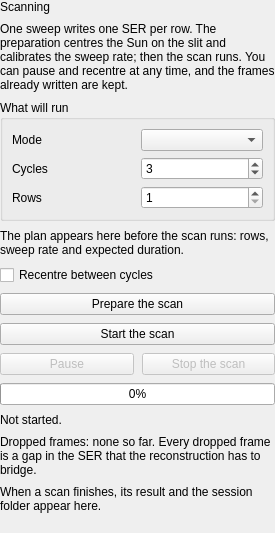
          <widget class="QWidget" name="scanPage">
           <layout class="QVBoxLayout" name="scanLayout">
            <property name="spacing">
             <number>8</number>
            </property>
            <property name="leftMargin">
             <number>0</number>
            </property>
            <property name="topMargin">
             <number>0</number>
            </property>
            <property name="rightMargin">
             <number>0</number>
            </property>
            <property name="bottomMargin">
             <number>0</number>
            </property>
            <item>
             <widget class="QLabel" name="scanTitle">
              <property name="role" stdset="0">
               <string>title</string>
              </property>
              <property name="text">
               <string>Scanning</string>
              </property>
             </widget>
            </item>
            <item>
             <widget class="QLabel" name="scanWhy">
              <property name="role" stdset="0">
               <string>hint</string>
              </property>
              <property name="wordWrap">
               <bool>true</bool>
              </property>
              <property name="text">
               <string>One sweep writes one SER per row. The preparation centres the Sun on the slit and calibrates the sweep rate; then the scan runs. You can pause and recentre at any time, and the frames already written are kept.</string>
              </property>
             </widget>
            </item>
            <item>
             <widget class="QGroupBox" name="planBox">
              <property name="title">
               <string>What will run</string>
              </property>
              <layout class="QGridLayout" name="planLayout">
               <item row="0" column="0">
                <widget class="QLabel" name="planModeCaption">
                 <property name="text">
                  <string>Mode</string>
                 </property>
                </widget>
               </item>
               <item row="0" column="1">
                <widget class="QComboBox" name="planModeCombo">
                 <property name="toolTip">
                  <string>A simple scan sweeps once. A mosaic sweeps several rows to cover a taller disk; it takes proportionally longer.</string>
                 </property>
                </widget>
               </item>
               <item row="1" column="0">
                <widget class="QLabel" name="planCyclesCaption">
                 <property name="text">
                  <string>Cycles</string>
                 </property>
                </widget>
               </item>
               <item row="1" column="1">
                <widget class="QSpinBox" name="planCyclesSpin">
                 <property name="minimum">
                  <number>1</number>
                 </property>
                 <property name="maximum">
                  <number>20</number>
                 </property>
                 <property name="value">
                  <number>3</number>
                 </property>
                 <property name="toolTip">
                  <string>Scans per session. Three lets you reject a bad take without doubling the session time.</string>
                 </property>
                </widget>
               </item>
               <item row="2" column="0">
                <widget class="QLabel" name="planRowsCaption">
                 <property name="text">
                  <string>Rows</string>
                 </property>
                </widget>
               </item>
               <item row="2" column="1">
                <widget class="QSpinBox" name="planRowsSpin">
                 <property name="minimum">
                  <number>1</number>
                 </property>
                 <property name="maximum">
                  <number>20</number>
                 </property>
                 <property name="value">
                  <number>1</number>
                 </property>
                 <property name="toolTip">
                  <string>Rows of a mosaic. One row is a simple scan; more rows cover a bigger part of the disk.</string>
                 </property>
                </widget>
               </item>
              </layout>
             </widget>
            </item>
            <item>
             <widget class="QLabel" name="planSummary">
              <property name="role" stdset="0">
               <string>hint</string>
              </property>
              <property name="wordWrap">
               <bool>true</bool>
              </property>
              <property name="text">
               <string>The plan appears here before the scan runs: rows, sweep rate and expected duration.</string>
              </property>
             </widget>
            </item>
            <item>
             <widget class="QCheckBox" name="recenterCheck">
              <property name="text">
               <string>Recentre between cycles</string>
              </property>
              <property name="checked">
               <bool>false</bool>
              </property>
              <property name="toolTip">
               <string>Before every cycle after the first, the app centres the Sun on the slit again. It costs a few minutes per session but stops the drift from cutting the later sweeps; the RA rewind happens either way.</string>
              </property>
             </widget>
            </item>
            <item>
             <widget class="QPushButton" name="prepareButton">
              <property name="text">
               <string>Prepare the scan</string>
              </property>
              <property name="toolTip">
               <string>Centres the Sun finely and calibrates the sweep rate. It needs a clear view of the limb and the telescope tracking.</string>
              </property>
             </widget>
            </item>
            <item>
             <widget class="QPushButton" name="scanPrimaryButton">
              <property name="primary" stdset="0">
               <bool>true</bool>
              </property>
              <property name="text">
               <string>Start the scan</string>
              </property>
              <property name="toolTip">
               <string>Runs the cycles in order. Every row is a SER file in the session folder; stopping keeps the frames already written.</string>
              </property>
             </widget>
            </item>
            <item>
             <layout class="QHBoxLayout" name="scanButtonRow">
              <item>
               <widget class="QPushButton" name="scanPauseButton">
                <property name="text">
                 <string>Pause</string>
                </property>
                <property name="enabled">
                 <bool>false</bool>
                </property>
               </widget>
              </item>
              <item>
               <widget class="QPushButton" name="scanAbortButton">
                <property name="danger" stdset="0">
                 <bool>true</bool>
                </property>
                <property name="text">
                 <string>Stop the scan</string>
                </property>
                <property name="enabled">
                 <bool>false</bool>
                </property>
               </widget>
              </item>
             </layout>
            </item>
            <item>
             <widget class="QProgressBar" name="scanProgressBar">
              <property name="value">
               <number>0</number>
              </property>
             </widget>
            </item>
            <item>
             <widget class="QLabel" name="scanStatusValue">
              <property name="role" stdset="0">
               <string>hint</string>
              </property>
              <property name="wordWrap">
               <bool>true</bool>
              </property>
              <property name="text">
               <string>Not started.</string>
              </property>
             </widget>
            </item>
            <item>
             <widget class="QLabel" name="scanDroppedValue">
              <property name="role" stdset="0">
               <string>hint</string>
              </property>
              <property name="wordWrap">
               <bool>true</bool>
              </property>
              <property name="text">
               <string>Dropped frames: none so far. Every dropped frame is a gap in the SER that the reconstruction has to bridge.</string>
              </property>
             </widget>
            </item>
            <item>
             <widget class="QLabel" name="scanResultValue">
              <property name="role" stdset="0">
               <string>hint</string>
              </property>
              <property name="wordWrap">
               <bool>true</bool>
              </property>
              <property name="text">
               <string>When a scan finishes, its result and the session folder appear here.</string>
              </property>
             </widget>
            </item>
            <item>
             <spacer name="scanSpacer">
              <property name="orientation">
               <enum>Qt::Vertical</enum>
              </property>
              <property name="sizeHint" stdset="0">
               <size>
                <width>20</width>
                <height>20</height>
               </size>
              </property>
             </spacer>
            </item>
           </layout>
          </widget>
